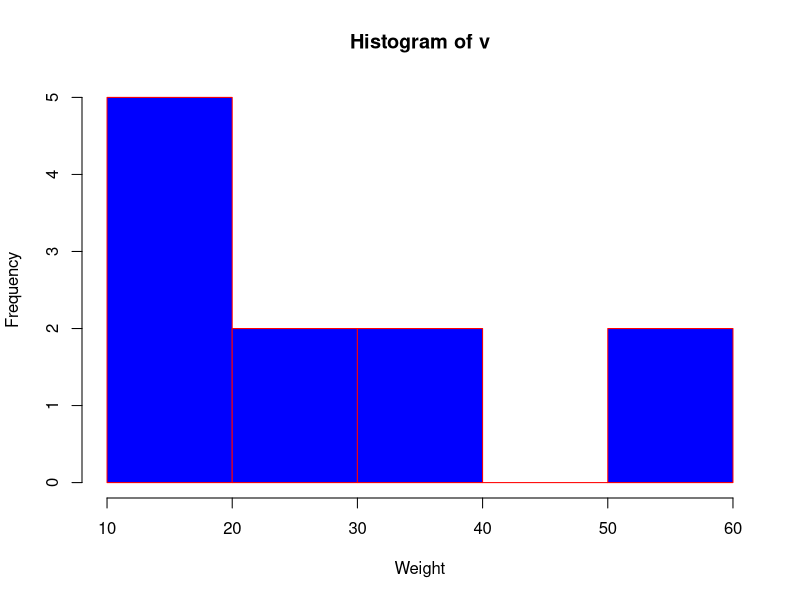

Source code (R):
v <-  c(12,24,16,38,21,13,55,17,39,10,60)  
# Creating the histogram.  
hist(v,xlab = "Weight",ylab="Frequency",col = "blue",border = "red")  
